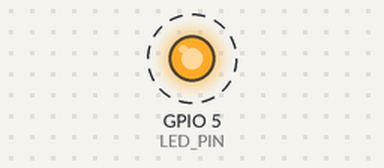
The sketch below on a simulated ESP32. Shown: output pins drawn as LEDs (lit = HIGH). Dashed ring = blinking.

Above: at 0.5 s.
Timing chart, 0 to 4.6 s (numbered marks = the images above):
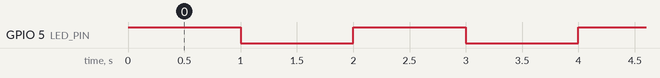

Measured:
- by itself, GPIO 5 (LED_PIN): alternates HIGH for 1.0 s and LOW for 1.0 s

The sketch:

sp_esp32_thing_blink.ino
```cpp
// Blink the onboard STAT LED on a SparkFun ESP32 Thing

const int LED_PIN = 5;  // STAT LED on GPIO 13

void setup() {
  pinMode(LED_PIN, OUTPUT);     // Configure the LED pin as an output
  Serial.begin(115200);         // (Optional) initialize serial for debug
  // while (!Serial);           // Uncomment if you want to wait for serial
}

void loop() {
  digitalWrite(LED_PIN, HIGH);  // LED on
  delay(1000);                  // wait 1 second
  digitalWrite(LED_PIN, LOW);   // LED off
  delay(1000);                  // wait 1 second
}
```
